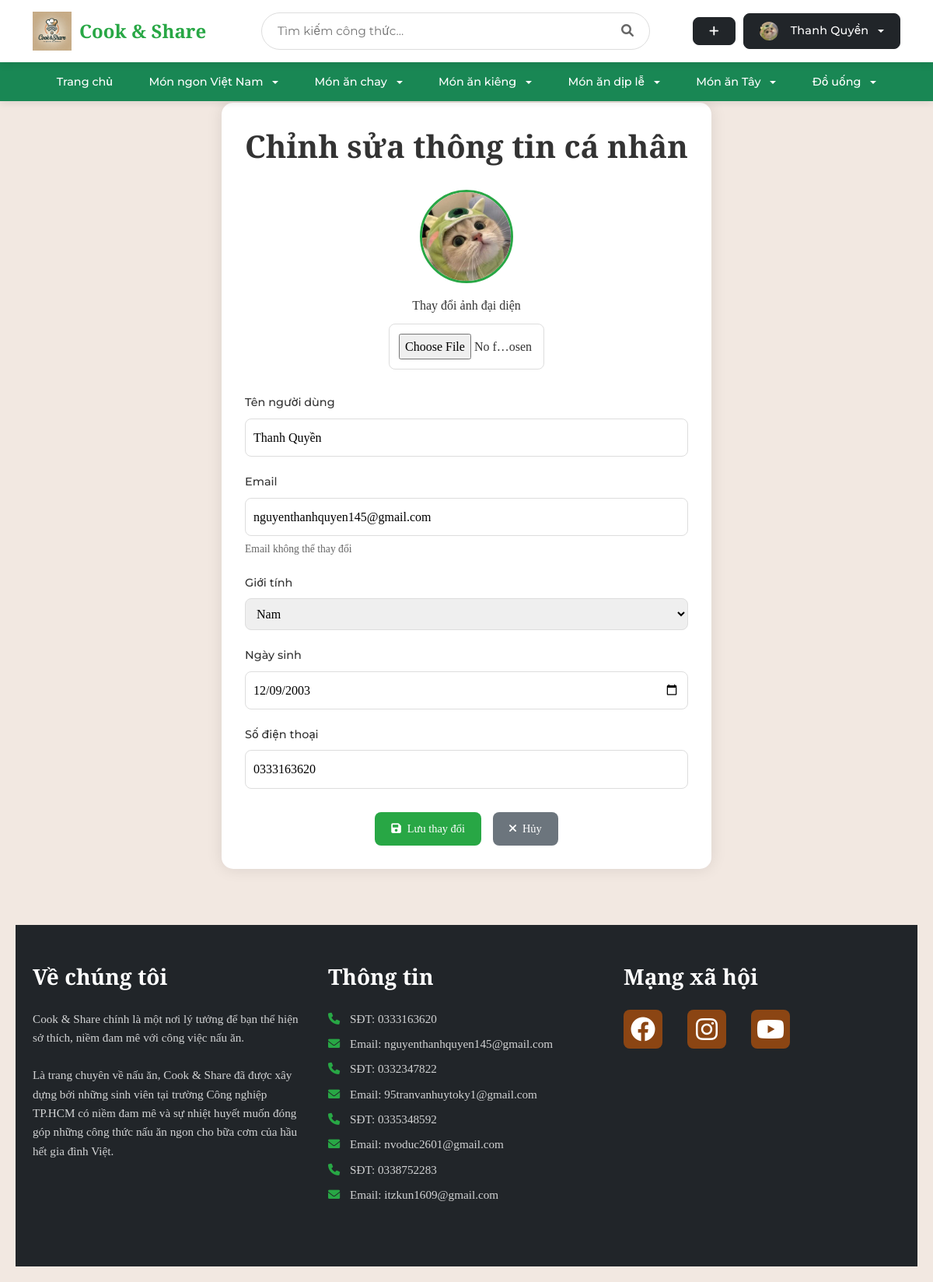
The page /auth/profile/edit (signed in) on the database its author committed.
### tables this page shows
CREATE TABLE user (
    id INTEGER PRIMARY KEY AUTOINCREMENT,
    username TEXT UNIQUE NOT NULL,
    password TEXT NOT NULL,
    email TEXT UNIQUE NOT NULL,
    created TIMESTAMP NOT NULL DEFAULT CURRENT_TIMESTAMP,
    avatar_path TEXT,
    role TEXT NOT NULL DEFAULT 'user',
    is_blocked BOOLEAN NOT NULL DEFAULT 0,
    gender TEXT,
    birthdate DATE,
    phone TEXT
);

### share_recipe/auth.py (the view, shortened to what this page needs)
@bp.route('/profile/edit', methods=('GET', 'POST'))
@login_required
def edit_profile():
    return render_template('auth/edit_profile.html')

### share_recipe/auth.py (called while the page is built)
@bp.before_app_request
def load_logged_in_user():
    user_id = session.get('user_id')
    if user_id is None:
        g.user = None
    else:
        user = get_db().execute(
            'SELECT * FROM user WHERE id = ?', (user_id,)
        ).fetchone()
        if user:
            user_dict = dict(user)
            is_blocked = user_dict.get('is_blocked')
            if is_blocked:
                g.user = None
                session.clear()
                flash('Tài khoản đã bị khóa. Mời đăng nhập lại.')
                return redirect(url_for('auth.login'))
            else:
                g.user = user
        else:
            g.user = None

def login_required(view):
    @functools.wraps(view)
    def wrapped_view(**kwargs):
        if g.user is None:
            return redirect(url_for('auth.login'))
        return view(**kwargs)
    return wrapped_view

### share_recipe/db.py (called while the page is built)
def get_db():
    if 'db' not in g:
        g.db = sqlite3.connect(
            current_app.config['DATABASE'],
            detect_types=sqlite3.PARSE_DECLTYPES
        )
        g.db.row_factory = sqlite3.Row
    return g.db

### share_recipe/templates/auth/edit_profile.html (shortened to what this page needs)
{% extends 'base.html' %}
{% block head %}
{{ super() }}
<link rel="stylesheet" href="{{ url_for('static', filename='profile.css') }}">
{% endblock %}
{% block content %}
<div class="profile-container">
    <div class="edit-profile-section">
        <h1>Chỉnh sửa thông tin cá nhân</h1>
        <form method="post" class="edit-form" enctype="multipart/form-data">
            <div class="avatar-upload">
                <div class="current-avatar">
                    {% if g.user.avatar_path %}
                        <img src="{{ url_for('static', filename=g.user.avatar_path) }}" alt="Current Avatar">
                    {% else %}
                        <img src="{{ url_for('static', filename='default-avatar.png') }}" alt="Default Avatar">
                    {% endif %}
                </div>
                <div class="avatar-input">
                    <label for="avatar">Thay đổi ảnh đại diện</label>
                    <input type="file" id="avatar" name="avatar" accept="image/*">
                </div>
            </div>
            <div class="form-group">
                <label for="username">Tên người dùng</label>
                <input type="text" id="username" name="username"
                       value="{{ g.user['username'] }}" required>
            </div>
            <div class="form-group">
                <label for="email">Email</label>
                <input type="email" id="email" name="email"
                       value="{{ g.user['email'] }}" readonly>
                <small>Email không thể thay đổi</small>
            </div>
            <div class="form-group">
                <label for="gender">Giới tính</label>
                <select id="gender" name="gender">
                    <option value="male" {% if g.user['gender'] == 'male' %}selected{% endif %}>Nam</option>
                </select>
            </div>
            <div class="form-group">
                <label for="birthdate">Ngày sinh</label>
                <input type="date" id="birthdate" name="birthdate"
                       value="{{ g.user['birthdate'] }}">
            </div>
            <div class="form-group">
                <label for="phone">Số điện thoại</label>
                <input type="tel" id="phone" name="phone"
                       value="{{ g.user['phone'] }}">
            </div>
            <div class="form-actions">
                <button type="submit" class="btn btn-save">
                    <i class="fas fa-save"></i> Lưu thay đổi
                </button>
                <a href="{{ url_for('auth.profile') }}" class="btn btn-cancel">
                    <i class="fas fa-times"></i> Hủy
                </a>
            </div>
        </form>
    </div>
</div>
{% endblock %}

### share_recipe/templates/base.html (shortened to what this page needs)
<!DOCTYPE html>
<html>
<head>
    <link rel="stylesheet" href="https://cdn.jsdelivr.net/npm/bootstrap@5.3.0/dist/css/bootstrap.min.css">
    <link rel="stylesheet" href="https://cdnjs.cloudflare.com/ajax/libs/font-awesome/6.0.0/css/all.min.css">
    {% block head %}
    <link rel="stylesheet" href="{{ url_for('static', filename='base.css') }}">
    <link rel="stylesheet" href="{{ url_for('static', filename='login.css') }}">
    <link rel="stylesheet" href="{{ url_for('static', filename='register.css') }}">
    <link rel="stylesheet" href="{{ url_for('static', filename='index.css') }}">
    <link rel="stylesheet" href="{{ url_for('static', filename='detail.css') }}">
    {% endblock %}
</head>
<body>
    <nav class="navbar navbar-expand-lg">
        <div class="container">
            <a class="navbar-brand" href="{{ url_for('blog.index') }}">
                <img src="{{ url_for('static', filename='uploads/logo/Logo_home.webp') }}" alt="Cook & Share" style="height: 50px;">
                <span class="brand-text">Cook & Share</span>
            </a>
            <div class="search-container">
                <form action="{{ url_for('blog.search') }}" method="get" class="search-box">
                    <input type="text" name="q" class="search-input" placeholder="Tìm kiếm công thức..." value="{{ request.args.get('q', '') }}">
                    <button type="submit" class="search-button">
                        <i class="fas fa-search"></i>
                    </button>
                </form>
            </div>
            <div class="user-actions">
                {% if g.user %}
                    <a href="{{ url_for('blog.create') }}" class="btn btn-dark btn-custom" title="Tạo công thức mới">
                        <i class="fas fa-plus"></i>
                    </a>
                    <div class="dropdown">
                        <button class="btn btn-dark btn-custom dropdown-toggle" type="button" id="userDropdown" data-bs-toggle="dropdown" aria-expanded="false">
                            {% if g.user.avatar_path %}
                                <img src="{{ url_for('static', filename=g.user.avatar_path) }}" class="user-avatar" alt="Avatar">
                            {% else %}
                                <i class="fas fa-user"></i>
                            {% endif %}
                            {{ g.user['username'] }}
                        </button>
                    </div>
                {% endif %}
            </div>
        </div>
    </nav>
    <nav class="navbar navbar-expand-lg bg-success">
        <div class="container">
            <div class="collapse navbar-collapse justify-content-center" id="categoryNav">
                <ul class="navbar-nav">
                    <li class="nav-item">
                        <a class="nav-link text-white" href="{{ url_for('blog.index') }}">Trang chủ</a>
                    </li>
                    <li class="nav-item dropdown">
                        <a class="nav-link text-white dropdown-toggle" href="#" role="button" data-bs-toggle="dropdown" aria-expanded="false">
                            Món ngon Việt Nam
                        </a>
                    </li>
                    <li class="nav-item dropdown">
                        <a class="nav-link text-white dropdown-toggle" href="#" role="button" data-bs-toggle="dropdown" aria-expanded="false">
                            Món ăn chay
                        </a>
                    </li>
                    <li class="nav-item dropdown">
                        <a class="nav-link text-white dropdown-toggle" href="#" role="button" data-bs-toggle="dropdown" aria-expanded="false">
                            Món ăn kiêng
                        </a>
                    </li>
                    <li class="nav-item dropdown">
                        <a class="nav-link text-white dropdown-toggle" href="#" role="button" data-bs-toggle="dropdown" aria-expanded="false">
                            Món ăn dịp lễ
                        </a>
                    </li>
                    <li class="nav-item dropdown">
                        <a class="nav-link text-white dropdown-toggle" href="#" role="button" data-bs-toggle="dropdown" aria-expanded="false">
                            Món ăn Tây
                        </a>
                    </li>
                    <li class="nav-item dropdown">
                        <a class="nav-link text-white dropdown-toggle" href="#" role="button" data-bs-toggle="dropdown" aria-expanded="false">
                            Đồ uống
                        </a>
                    </li>
                </ul>
            </div>
        </div>
    </nav>
    <div class="main-container">
        <div class="content">
            {% block content %}{% endblock %}
        </div>
    </div>
    <footer class="footer bg-dark text-white py-5">
        <div class="container">
            <div class="row">
                <div class="col-md-4 mb-4">
                    <h2 class="footer-heading mb-4">Về chúng tôi</h2>
                    <p>Cook & Share chính là một nơi lý tưởng để bạn thể hiện sở thích, niềm đam mê với công việc nấu ăn.</p>
                    <p>Là trang chuyên về nấu ăn, Cook & Share đã được xây dựng bởi những sinh viên tại trường Công nghiệp TP.HCM có niềm đam mê và sự nhiệt huyết muốn đóng góp những công thức nấu ăn ngon cho bữa cơm của hầu hết gia đình Việt.</p>
                </div>
                <div class="col-md-4 mb-4">
                    <h2 class="footer-heading mb-4">Thông tin</h2>
                    <div class="contact-info">
                        <p><i class="fas fa-phone me-2"></i>SĐT: 0333163620</p>
                        <p><i class="fas fa-envelope me-2"></i>Email: nguyenthanhquyen145@gmail.com</p>
                        <p><i class="fas fa-phone me-2"></i>SĐT: 0332347822</p>
                        <p><i class="fas fa-envelope me-2"></i>Email: 95tranvanhuytoky1@gmail.com</p>
                        <p><i class="fas fa-phone me-2"></i>SĐT: 0335348592</p>
                        <p><i class="fas fa-envelope me-2"></i>Email: nvoduc2601@gmail.com</p>
                        <p><i class="fas fa-phone me-2"></i>SĐT: 0338752283</p>
                        <p><i class="fas fa-envelope me-2"></i>Email: itzkun1609@gmail.com</p>
                    </div>
                </div>
                <div class="col-md-4 mb-4">
                    <h2 class="footer-heading mb-4">Mạng xã hội</h2>
                    <div class="social-links">
                        <a href="https://web.facebook.com/thah.wuyen/" class="social-link me-3">
                            <i class="fab fa-facebook fa-2x"></i>
                        </a>
                        <a href="https://www.instagram.com/_thah.wuyen_js/" class="social-link me-3">
                            <i class="fab fa-instagram fa-2x"></i>
                        </a>
                        <a href="https://www.youtube.com/@silverbullets8727" class="social-link">
                            <i class="fab fa-youtube fa-2x"></i>
                        </a>
                    </div>
                </div>
            </div>
        </div>
    </footer>
</body>
</html>

### share_recipe/static/base.css (style rules this page uses)
:root { --font-heading: 'Playfair Display', 'Times New Roman', serif; --font-body: 'Montserrat', -apple-system, BlinkMacSystemFont, 'Segoe UI', 'Helvetica Neue', Arial, sans-serif; --color-primary: #28a745; --color-text: #333; --color-text-light: #666; --color-background: #f8f9fa; }
html { height: 100%; -webkit-font-smoothing: antialiased; -moz-osx-font-smoothing: grayscale; text-rendering: optimizeLegibility; -webkit-text-size-adjust: 100%; }
body { font-family: var(--font-body); margin: 0; background-color: var(--color-background); color: var(--color-text); line-height: 1.7; font-size: 16px; font-weight: 400; padding-top: 150px; min-height: 100vh; display: flex; flex-direction: column; position: relative; text-rendering: optimizeLegibility; -webkit-font-feature-settings: "kern" 1; font-feature-settings: "kern" 1; }
h1, h2, h3, h4, h5, h6 { font-family: var(--font-heading); font-weight: 700; line-height: 1.3; margin-bottom: 1rem; text-rendering: optimizeLegibility; }
h1 { font-size: 2.5rem; }
h2 { font-size: 2rem; }
p { margin-bottom: 1.5rem; font-size: 1rem; line-height: 1.7; }
.navbar { font-family: var(--font-body); background-color: white; box-shadow: 0 2px 10px rgba(0,0,0,0.1); padding: 10px 0; position: fixed; top: 0; left: 0; right: 0; width: 100%; z-index: 1000; height: 80px; }
.navbar.bg-success { position: fixed; top: 80px; left: 0; right: 0; width: 100%; z-index: 999; padding: 10px 0; height: 50px; }
.container { display: flex; align-items: center; justify-content: space-between; }
.search-container { flex-grow: 1; max-width: 500px; margin: 0 20px; }
.search-box { position: relative; width: 100%; }
.search-input { font-family: var(--font-body); width: 100%; padding: 10px 40px 10px 20px; border: 1px solid #ddd; border-radius: 25px; font-size: 0.95rem; font-weight: 400; -webkit-font-smoothing: antialiased; }
.search-button { position: absolute; right: 15px; top: 50%; transform: translateY(-50%); background: none; border: none; color: #666; cursor: pointer; }
.user-actions { display: flex; gap: 10px; align-items: center; }
.btn-dark { padding: 8px 20px; border-radius: 20px; }
.btn-custom { font-family: var(--font-body); font-weight: 500; font-size: 0.95rem; padding: 8px 16px; border-radius: 20px; transition: all 0.3s ease; letter-spacing: 0.2px; -webkit-font-smoothing: antialiased; }
.user-avatar { width: 24px; height: 24px; border-radius: 50%; margin-right: 8px; object-fit: cover; }
.btn-custom { display: flex; align-items: center; gap: 8px; padding: 8px 16px; border-radius: 20px; transition: all 0.3s ease; }
.navbar.bg-success .nav-link { padding: 0.8rem 1.2rem; font-size: 0.9rem; font-weight: 500; transition: background-color 0.3s; }
.navbar.bg-success .navbar-nav { gap: 0.5rem; }
.navbar.bg-success .dropdown-toggle::after { margin-left: 8px; vertical-align: middle; }
.footer { position: relative; bottom: 0; left: 0; width: 100%; background-color: #212529 !important; padding: 3rem 0; margin-top: 0; }
.footer-heading { font-family: var(--font-heading); font-size: 1.75rem; font-weight: 600; margin-bottom: 1.5rem; }
.footer p { font-size: 0.95rem; line-height: 1.6; color: rgba(255, 255, 255, 0.8); }
.contact-info p { margin-bottom: 0.5rem; }
.contact-info i { width: 20px; color: var(--color-primary); }
.social-links { display: flex; align-items: center; gap: 1rem; }
.social-link { color: #fff; text-decoration: none; transition: all 0.3s ease; background-color: #8B4513; padding: 10px; border-radius: 8px; display: inline-flex; align-items: center; justify-content: center; width: 50px; height: 50px; }
.content { flex: 1 0 auto; width: 100%; padding: 2rem 0; margin-top: 20px; margin-bottom: 0; min-height: calc(100vh - 150px); display: flex; flex-direction: column; }
.avatar-upload { position: relative; max-width: 200px; margin: 20px auto; }
.main-container { flex: 1 0 auto; display: flex; flex-direction: column; min-height: calc(100vh - 150px); }

### share_recipe/static/login.css (style rules this page uses)
.form-group { margin-bottom: 20px; }
.form-group label { font-family: var(--font-body); font-size: 0.9rem; font-weight: 500; display: block; margin-bottom: 8px; color: #555; }
input { width: 100%; padding: 12px; border: 1px solid #ddd; border-radius: 8px; font-size: 1em; transition: border-color 0.3s; }
.form-actions { margin-top: 30px; text-align: center; }

### share_recipe/static/index.css (style rules this page uses)
body { background-color: #f2e8e1; font-family: 'Georgia', serif; margin: 20px 0; padding: 20px; }

### rows shown on the page
user: avatar_path (picture), user.username "Thanh Quyền", username "Thanh Quyền", email "nguyenthanhquyen145@gmail.com", gender "Nam", birthdate "12/09/2003", phone "0333163620"
